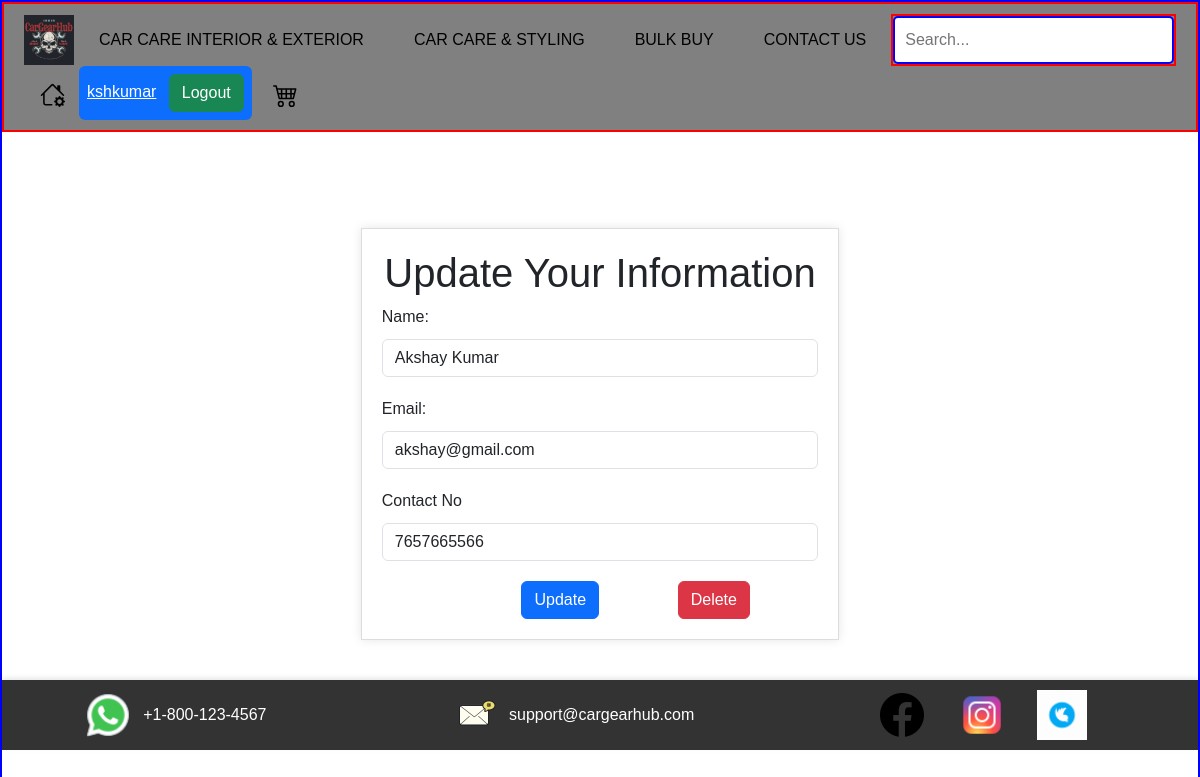
/admin_update/ (signed in), run on the app's committed database.
### app/models.py (models this page shows, shortened)
class Admin_data(models.Model):
    admin_id=models.AutoField(primary_key=True, unique=True)
    admin_name=models.CharField(max_length=100)
    admin_email=models.EmailField(max_length=100)
    admin_password=models.CharField(max_length=20)
    admin_gender=models.CharField(max_length=10)
    admin_role=models.CharField(max_length=20)
    admin_phone=models.CharField(max_length=10)

### app/views.py (the view, shortened to what this page needs)
# urls.py: path('admin_update/', views.admin_update, name='admin_update'),
def admin_update(request):
    if not(request.session.get('admin_id')):
        return redirect('login')
    admin_data=models.Admin_data.objects.get(admin_id=request.session.get('admin_id'))
    data={
        'admin_data':admin_data
    }
    return render(request,"admin/admin_update.html", context=data)

### app/templates/admin/admin_update.html (shortened to what this page needs)
<!DOCTYPE html>
{% load static %}
<html lang="en">
<head>
    <link href="https://cdn.jsdelivr.net/npm/bootstrap@5.3.3/dist/css/bootstrap.min.css" rel="stylesheet"
>
    <link rel="stylesheet" href="{% static 'app/css/admin/admin_update.css' %}">
</head>
<body>
    {% include 'navbar.html' %}
    <div class="admin_update">
		<center><h1>Update Your Information</h1></center>
		<form action="{% url 'admin_update' %}" method="POST">
			<div class="form-group">
				<label for="name">Name:</label>
				<input type="text" id="name" name="name" value="{{admin_data.admin_name}}" class="form-control">
			</div>
			<div class="form-group">
				<label for="address">Email:</label>
				<input  type="text" id="email" name="email" value="{{admin_data.admin_email}}" class="form-control">
			</div>
            <div class="form-group">
				<label for="phone">Contact No</label>
				<input type="number" id="phone" name="phone" value="{{admin_data.admin_phone}}" class="form-control">
			</div>
			<div class="button-group">
				<button type="submit" class="btn btn-primary">Update</button>
				<button type="button" class="btn btn-danger" onclick="deleteAdmin()">Delete</button>
			</div>
		</form>
	</div>
    {% include 'footer.html' %}
</body>

### app/static/app/css/admin/admin_update.css (style rules this page uses)
.admin_update { width:40%; margin: 40px auto; padding: 20px; background-color: #fff; border: 1px solid #ddd; box-shadow: 0 0 10px rgba(0, 0, 0, 0.1); margin-top: 8%; }
h1 { margin-top: 0; }
.form-group { margin-bottom: 20px; }
label { display: block; margin-bottom: 10px; }
.form-control { width: 100%; padding: 10px; font-size: 16px; border: 1px solid #ccc; }
.button-group { margin-top: 20px; margin-left: 15%; }
.btn { padding: 10px 20px; font-size: 16px; border: none; border-radius: 5px; cursor: pointer; margin-left: 20%; }
.btn-primary { background-color: #337ab7; color: #fff; }
.btn-danger { background-color: #d9534f; color: #fff; }

### app/static/app/css/navbar.css (style rules this page uses)
body { margin: 0; font-family: Arial, sans-serif; }

### app/static/app/css/footer.css (style rules this page uses)
body { width: 100%; min-height: 100vh; display:flex; flex-direction: column; border: 2px solid blue; }

### data on the page
Admin_data: name "Akshay Kumar", email "akshay@gmail.com", phone "7657665566"

### other printed values
{{ request.session.admin_name }} "kshkumar"
